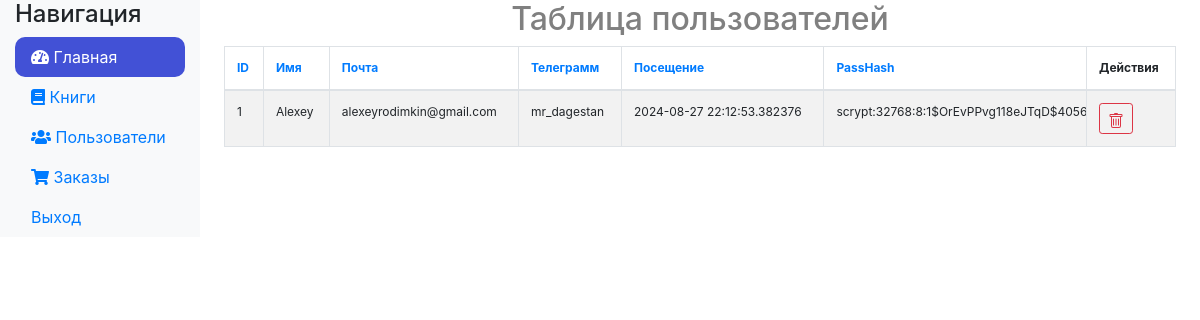
/admin/users (signed in), run on an earlier commit of the app's database.
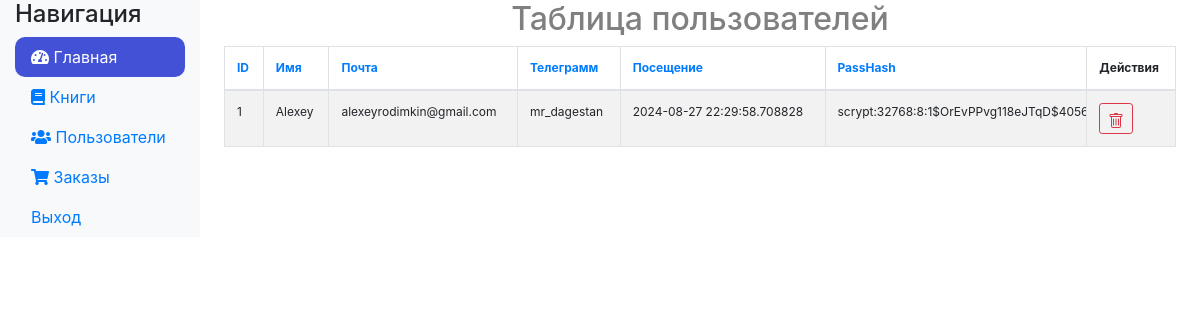
And on a later commit of the database.
### app/models.py (models this page shows, shortened)
class User(db.Model, UserMixin):
    __tablename__ = 'users'
    id: so.Mapped[int] = so.mapped_column(primary_key=True)
    username: so.Mapped[str] = so.mapped_column(sa.String(64), nullable=False, unique=True, index=True)
    email: so.Mapped[str] = so.mapped_column(sa.String(120), index=True,
                                             unique=True)
    telegram: so.Mapped[str] = so.mapped_column(sa.String(120), index=True,
                                                unique=True, default=None)
    password_hash: so.Mapped[Optional[str]] = so.mapped_column(sa.String(256))
    last_seen: so.Mapped[Optional[datetime]] = so.mapped_column(
        default=lambda: datetime.now(timezone.utc))
    orders = relationship("Order")  # one to many to Order

### app/admin/routes.py (the view)
@bp.route('/users')
def users():
    if not session.get('admin_logged_in'):
        return redirect(url_for('admin.login'))
    sort_by = request.args.get('sort', 'id')  # Получение параметра сортировки из URL
    if sort_by not in ['id', 'username', 'email', 'telegram', 'password_hash', 'last_seen']:
        sort_by = 'id'
    users_list = User.query.order_by(getattr(User, sort_by)).all()  # Сортировка по выбранному полю
    return render_template('admin/users.html', users=users_list)

### app/templates/admin/users.html (shortened to what this page needs)
{% extends 'admin/base.html' %}
{% block tableName %}Таблица пользователей{% endblock %}
{% block content %}
<table class="table table-striped table-bordered">
    <thead>
    <tr>
        <th scope="col"><a href="{{ url_for('admin.users', sort='id') }}">ID</a></th>
        <th scope="col"><a href="{{ url_for('admin.users', sort='username') }}">Имя</a></th>
        <th scope="col"><a href="{{ url_for('admin.users', sort='email') }}">Почта</a></th>
        <th scope="col"><a href="{{ url_for('admin.users', sort='telegram') }}">Телеграмм</a></th>
        <th scope="col"><a href="{{ url_for('admin.users', sort='last_seen') }}">Посещение</a></th>
        <th scope="col"><a href="{{ url_for('admin.users', sort='password_hash') }}">PassHash</a></th>
        <th scope="col">Действия</th>
    </tr>
    </thead>
    <tbody>
    {% for user in users %}
    <tr data-id="{{ user.id }}">
        <td>{{ user.id }}</td>
        <td>{{ user.username }}</td>
        <td>{{ user.email }}</td>
        <td>{{ user.telegram }}</td>
        <td>{{ user.last_seen }}</td>
        <td>{{ user.password_hash }}</td>
        <td>
            <a href="{{ url_for('admin.delete', object='user', id_object=user.id) }}"
               class="btn btn-outline-danger btn-sm">
            </a>
        </td>
    </tr>
    {% endfor %}
    </tbody>
</table>
{% endblock %}

What changed in the data, as far as the page shows it:
changed User "Alexey": last_seen "2024-08-27 22:12:53.382376" → "2024-08-27 22:29:58.708828"
